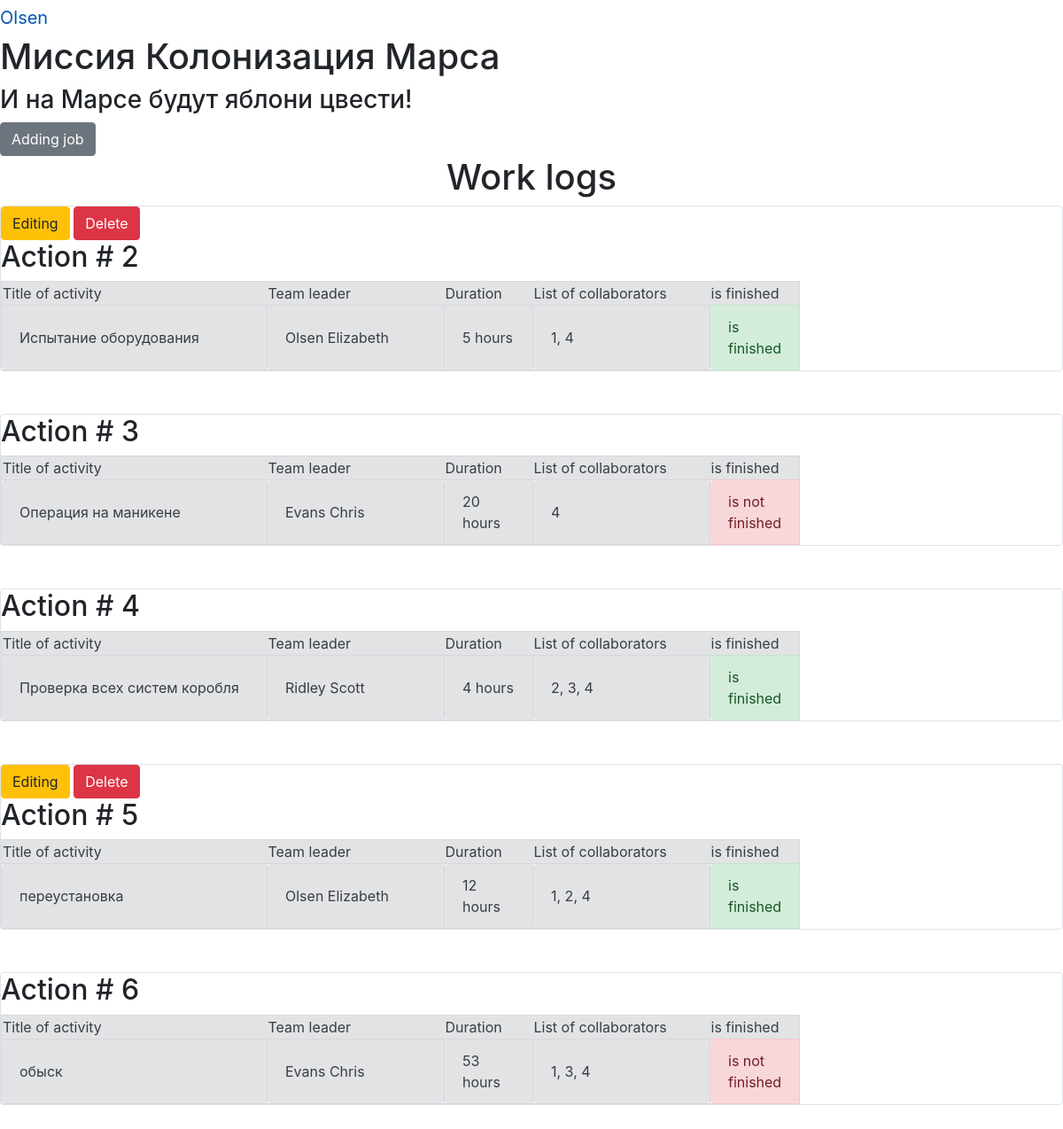
Page /jobs_list (signed in) on the committed database.
### data/users.py (models this page shows, shortened)
class User(SqlAlchemyBase, UserMixin):
    __tablename__ = 'users'
    id = sqlalchemy.Column(sqlalchemy.Integer,
                           primary_key=True, autoincrement=True)
    surname = sqlalchemy.Column(sqlalchemy.String, nullable=True)
    name = sqlalchemy.Column(sqlalchemy.String, nullable=True)
    age = sqlalchemy.Column(sqlalchemy.Integer, nullable=True)
    position = sqlalchemy.Column(sqlalchemy.String, nullable=True)
    speciality = sqlalchemy.Column(sqlalchemy.String, nullable=True)
    address = sqlalchemy.Column(sqlalchemy.String, nullable=True)
    email = sqlalchemy.Column(sqlalchemy.String,
                              index=True, unique=True, nullable=True)
    jobs = orm.relation('Jobs')
    hashed_password = sqlalchemy.Column(sqlalchemy.String, nullable=True)
    modified_date = sqlalchemy.Column(sqlalchemy.DateTime,
                                      default=datetime.datetime.now)

### data/jobs.py (models this page shows, shortened)
class Jobs(SqlAlchemyBase):
    __tablename__ = 'jobs'
    id = sqlalchemy.Column(sqlalchemy.Integer,
                           primary_key=True, autoincrement=True)
    team_leader = sqlalchemy.Column(sqlalchemy.Integer,
                                    sqlalchemy.ForeignKey("users.id"))
    job = sqlalchemy.Column(sqlalchemy.String, nullable=True)
    work_size = sqlalchemy.Column(sqlalchemy.Integer, nullable=True)
    collaborators = sqlalchemy.Column(sqlalchemy.String, nullable=True)
    start_date = sqlalchemy.Column(sqlalchemy.DateTime, default=datetime.datetime.now)
    end_date = sqlalchemy.Column(sqlalchemy.DateTime)
    is_finished = sqlalchemy.Column(sqlalchemy.Boolean)
    user = orm.relation('User')

### main.py (the view)
@app.route('/')
@app.route('/jobs_list')
def jobs_list():
    session = db_session.create_session()
    jobs = session.query(Jobs).all()
    return render_template("index.html", jobs=jobs)

### data/db_session.py (called while the page is built)
def create_session() -> Session:
    global __factory
    return __factory()

### main.py (called while the page is built)
@login_manager.user_loader
def load_user(user_id):
    session = db_session.create_session()
    return session.query(User).get(user_id)

### templates/index.html
{% extends "base.html" %}
{% block content %}
{% if current_user.is_authenticated %}
    <a href="jobs" class="btn btn-secondary">Adding job</a>
{% endif %}
<h1 align="center">Work logs</h1>
{% for item in jobs%}
<div class="col-md6 border rounded">
    {% if current_user.is_authenticated and current_user == item.user %}
    <div>
        <a href="/jobs/{{ item.id }}" class="btn btn-warning">Editing</a>
        <a href="/jobs_delete/{{ item.id }}" class="btn btn-danger">Delete</a>
    </div>
    {% endif %}
    <h2>Action # {{item.id}}</h2>
    <table>
        <tr class="alert alert-secondary" role="alert">
            <td width="300">Title of activity</td>
            <td width="200">Team leader</td>
            <td width="100">Duration</td>
            <td width="200">List of collaborators</td>
            <td width="100">is finished</td>
        </tr>
        <tr>
            <td class="alert alert-secondary" role="alert" width="300">{{ item.job }}</td>
            <td class="alert alert-secondary" role="alert" width="200">{{ item.user.name }} {{ item.user.surname }}</td>
            <td class="alert alert-secondary" role="alert" width="100">{{ item.work_size }} hours</td>
            <td class="alert alert-secondary" role="alert" width="200">{{ item.collaborators }}</td>
            {% if item.is_finished %}
            <td class="alert alert-success" role="alert" width="100">is finished</td>
            {% else %}
            <td class="alert alert-danger" role="alert" width="100">is not finished</td>
            {% endif %}
        </tr>
    </table>
</div>
<br>
<br>
{% endfor %}
{% endblock %}

### templates/base.html (shortened to what this page needs)
<!DOCTYPE html>
<html lang="en">
<head>
    <link rel="stylesheet" href="static/css/style_new_2.css" />
    <link rel="stylesheet"
        href="https://stackpath.bootstrapcdn.com/bootstrap/4.4.1/css/bootstrap.min.css"
>
</head>
<body>
    {% if current_user.is_authenticated %}
        <a class="navbar-brand" href="/logout">{{ current_user.name }}</a>
    {% else %}
        <p>
            <a class="btn btn-primary " href="/register">Зарегистрироваться</a>
            <a class="btn btn-success" href="/login">Войти</a>
        </p>
    {% endif %}
    <h1>Миссия Колонизация Марса</h1>
    <h3>И на Марсе будут яблони цвести!</h3>
    {% block content %}
    {% endblock %}
</body>
</html>

### rows in the picture
User: name "Olsen"
Jobs: id "2", job "Испытание оборудования", user.name "Olsen", user.surname "Elizabeth", work_size "5", collaborators "1, 4", is_finished "is finished"
Jobs: id "3", job "Операция на маникене", user.name "Evans", user.surname "Chris", work_size "20", collaborators "4", is_finished "is not finished"
Jobs: id "4", job "Проверка всех систем коробля", user.name "Ridley", user.surname "Scott", work_size "4", collaborators "2, 3, 4", is_finished "is finished"
Jobs: id "5", job "переустановка", user.name "Olsen", user.surname "Elizabeth", work_size "12", collaborators "1, 2, 4", is_finished "is finished"
Jobs: id "6", job "обыск", user.name "Evans", user.surname "Chris", work_size "53", collaborators "1, 3, 4", is_finished "is not finished"
